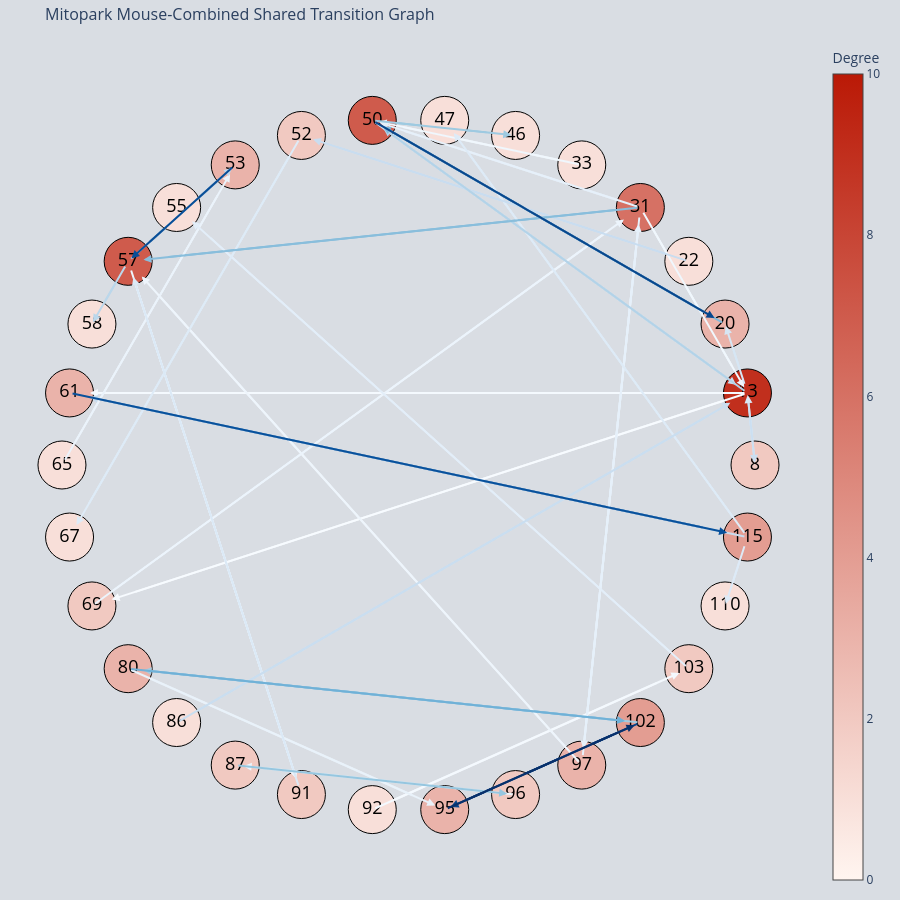
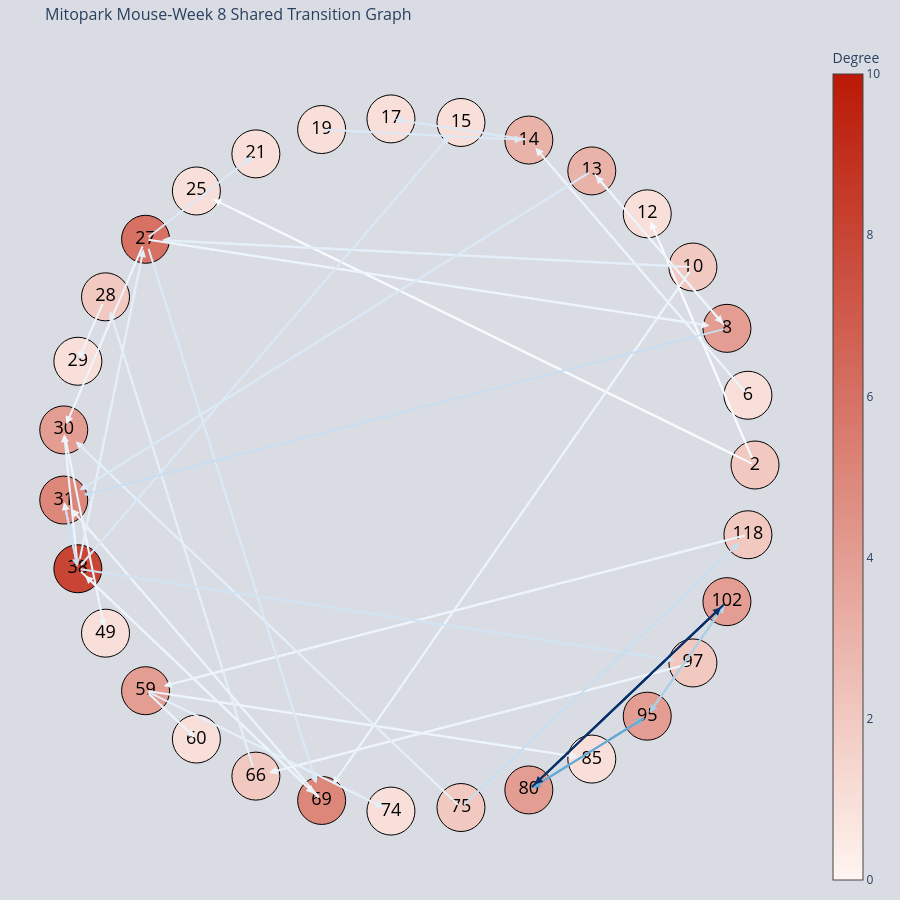
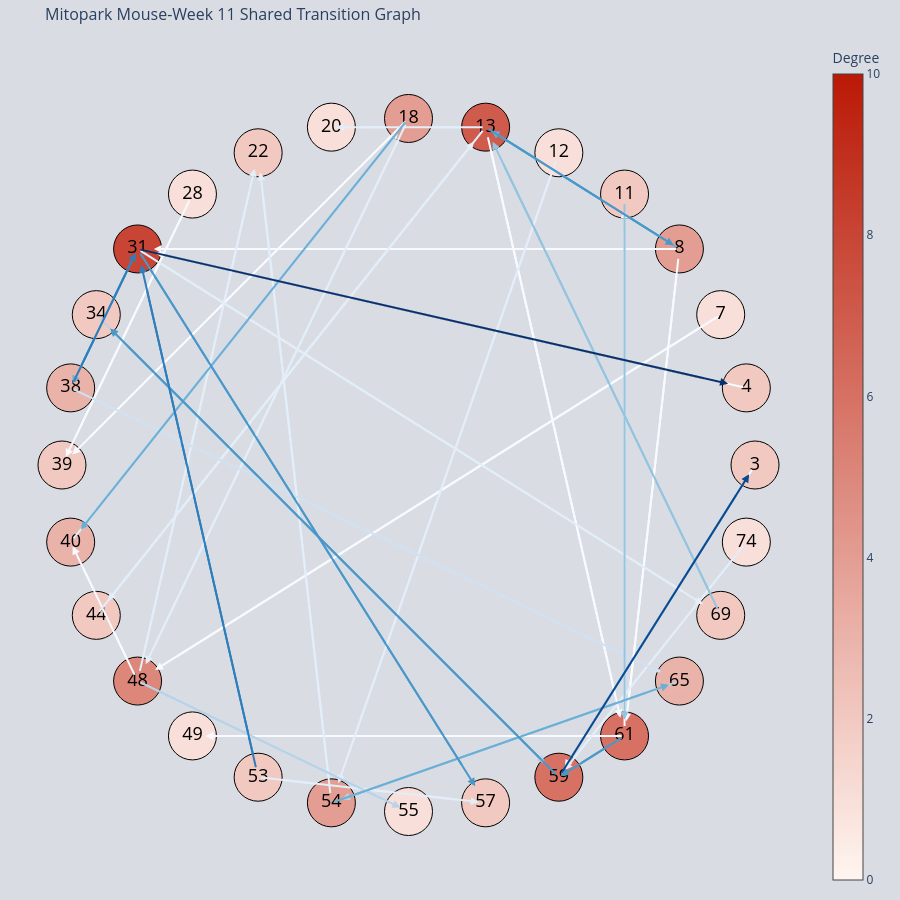
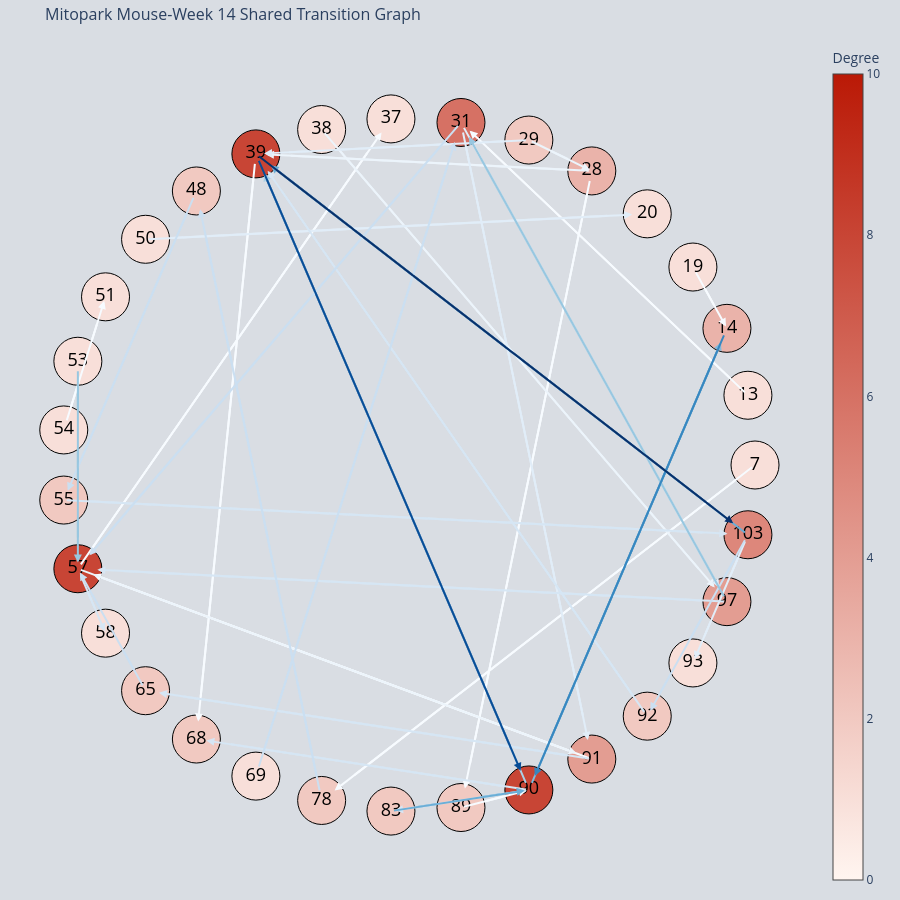

These figures' notebook cell, in order:
### Code cell
for mouse_name in df_all["Mouse"].unique():
    df_mouse = df_all[df_all["Mouse"] == mouse_name].copy()
    plot_combined_shared_transition_graphs(df_mouse, mouse_name, graph_top_n=40, save=True)
    break
